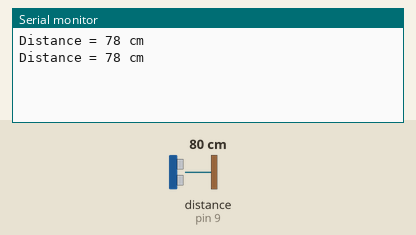
Recording of a sketch running on a simulated Arduino Uno, built with avr-gcc and run on an emulated ATmega328P. Parts: the last lines printed to the serial monitor. Wiring (inferred from the names in the program): ultrasonic range finder: trigger pin 8; echo pin 9. The inputs (shaded band) are chosen by the test bench; at power-on: distance to the obstacle (sensor on pin 9) 80 cm. The echo pulse lasts 58.3 µs per cm.

Above: at 1.8 s.
1.9 s: distance to the obstacle (sensor on pin 9) set to 2 cm
At 2.8 s:
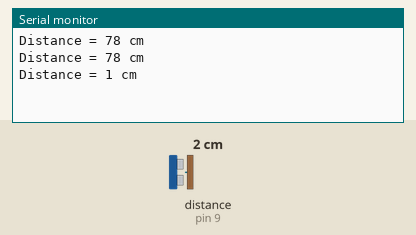
3.4 s: distance to the obstacle (sensor on pin 9) set to 4 cm
At 4.8 s:
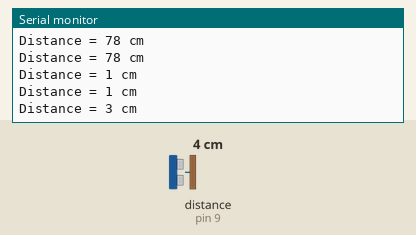
Timing chart, 0 to 6.4 s (numbered marks = the images above; inputs shaded):
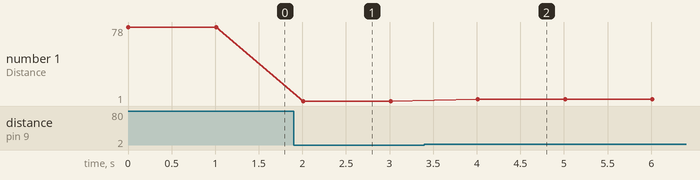

Measured:
- after the input at 1.9 s, the serial monitor: prints a new line after 0.11 s (image 1)
- after the input at 3.4 s, the serial monitor: prints a new line after 0.61 s (image 2)
- plotted number 1: 78 → 1 after the input at 1.9 s, 1 → 3 after the input at 3.4 s

The sketch:

sketch_jan11a.ino
```cpp
#include <Arduino.h>
const int TriggerPin = 8;
const int EchoPin    = 9;
long  Duration       = 0;
int   Delay_timer    = 1000;


void setup() {
  pinMode(TriggerPin, OUTPUT);
  pinMode(EchoPin, INPUT);
  Serial.begin(9600);
}

long Distance(long time){
  long DistanceCalc;
  DistanceCalc = ((time * 0.034) / 2); // centimeters
  return DistanceCalc;
}

void loop() {
  // put your main code here, to run repeatedly:
  digitalWrite(TriggerPin, LOW);
  delayMicroseconds(2);
  digitalWrite(TriggerPin,HIGH);
  delayMicroseconds(10);
  digitalWrite(TriggerPin, LOW);
  Duration = pulseIn(EchoPin,HIGH);
  long Distance_cm = Distance(Duration);
  Serial.print("Distance = ");
  Serial.print(Distance_cm);
  Serial.println (" cm");
  delay(Delay_timer);
}
```
